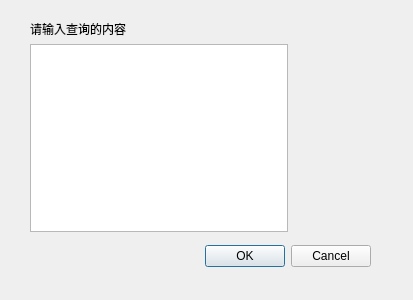
<?xml version="1.0" encoding="UTF-8"?>
<ui version="4.0">
 <class>CDialogAskText</class>
 <widget class="QDialog" name="CDialogAskText">
  <property name="geometry">
   <rect>
    <x>0</x>
    <y>0</y>
    <width>413</width>
    <height>300</height>
   </rect>
  </property>
  <property name="windowTitle">
   <string>Dialog</string>
  </property>
  <widget class="QDialogButtonBox" name="buttonBox">
   <property name="geometry">
    <rect>
     <x>30</x>
     <y>240</y>
     <width>341</width>
     <height>32</height>
    </rect>
   </property>
   <property name="orientation">
    <enum>Qt::Horizontal</enum>
   </property>
   <property name="standardButtons">
    <set>QDialogButtonBox::Cancel|QDialogButtonBox::Ok</set>
   </property>
  </widget>
  <widget class="QWidget" name="">
   <property name="geometry">
    <rect>
     <x>30</x>
     <y>20</y>
     <width>258</width>
     <height>212</height>
    </rect>
   </property>
   <layout class="QVBoxLayout" name="verticalLayout">
    <item>
     <widget class="QLabel" name="label">
      <property name="text">
       <string>请输入查询的内容</string>
      </property>
     </widget>
    </item>
    <item>
     <widget class="QTextEdit" name="textEdit"/>
    </item>
   </layout>
  </widget>
 </widget>
 <resources/>
 <connections>
  <connection>
   <sender>buttonBox</sender>
   <signal>accepted()</signal>
   <receiver>CDialogAskText</receiver>
   <slot>accept()</slot>
   <hints>
    <hint type="sourcelabel">
     <x>248</x>
     <y>254</y>
    </hint>
    <hint type="destinationlabel">
     <x>157</x>
     <y>274</y>
    </hint>
   </hints>
  </connection>
  <connection>
   <sender>buttonBox</sender>
   <signal>rejected()</signal>
   <receiver>CDialogAskText</receiver>
   <slot>reject()</slot>
   <hints>
    <hint type="sourcelabel">
     <x>316</x>
     <y>260</y>
    </hint>
    <hint type="destinationlabel">
     <x>286</x>
     <y>274</y>
    </hint>
   </hints>
  </connection>
 </connections>
</ui>
